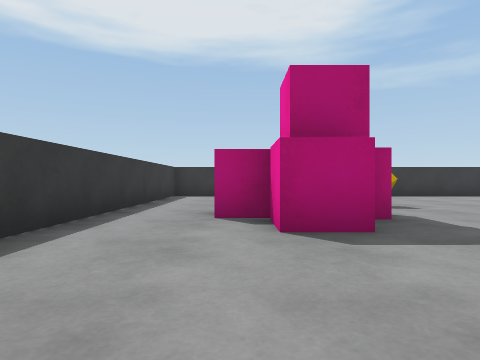
view 1 (above)

18 first-person views from a walk through a Unity game level. The camera is 0.55 m above the floor, looks level and sees 75° across. The floor is counted in squares, 1 m on a side. Each view is taken from the middle of a square. On the plan, view 1 faces up. The plan holds only what a view shows up to about 9 squares ahead; the rest is blank. The player character is not drawn. Surface patterns are stand-ins for the level's own textures.

view 2
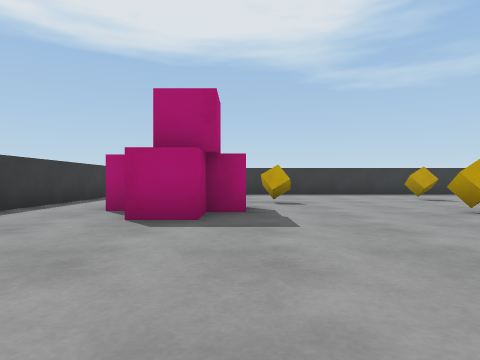

view 3
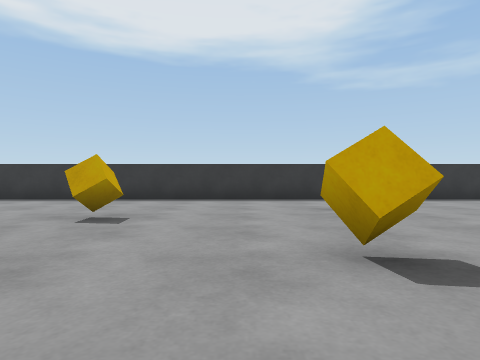

view 4
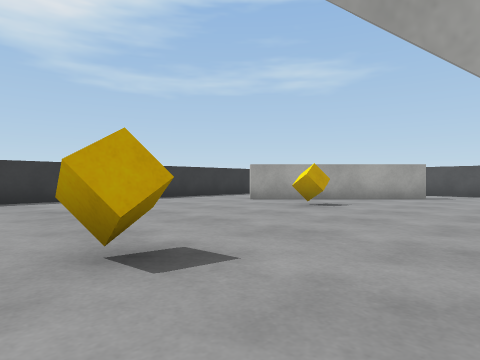

view 5
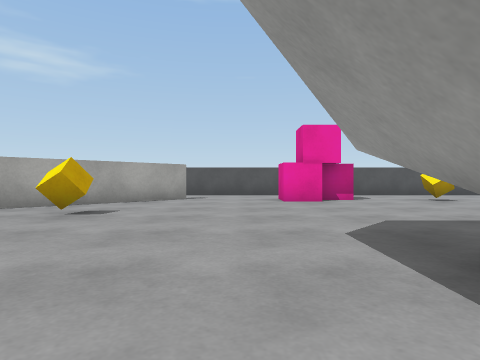

view 6
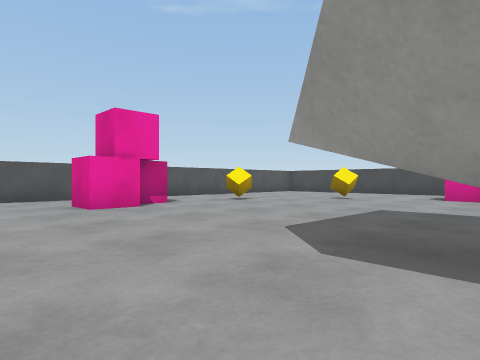

view 7
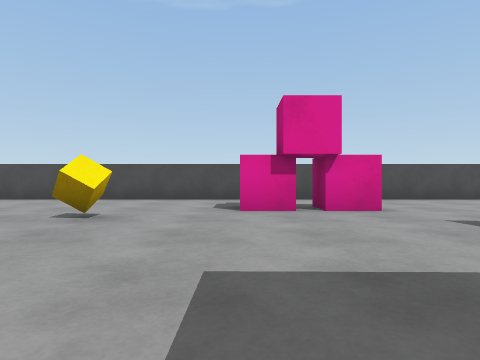

view 8
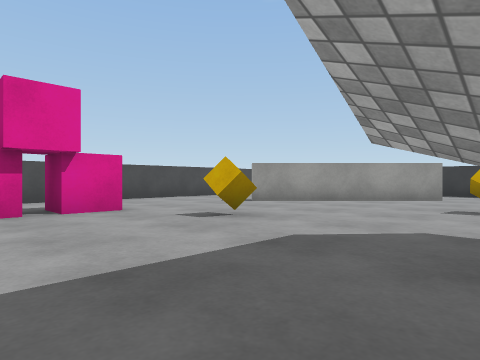

view 9
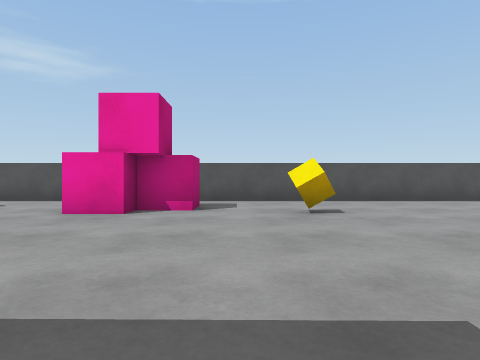

view 10
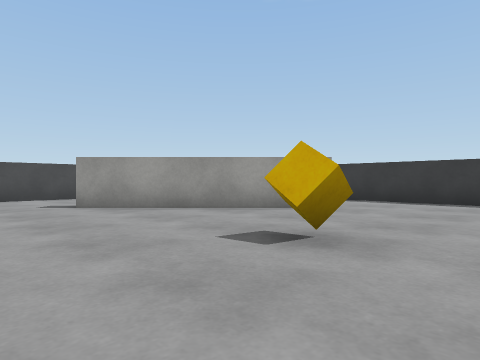

view 11
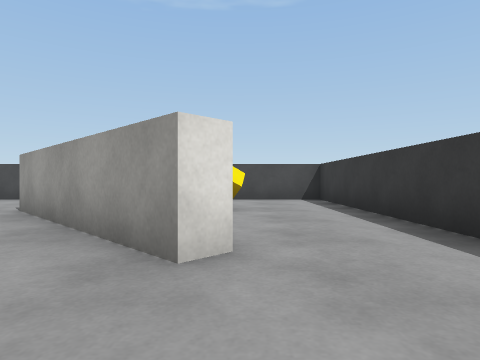

view 12
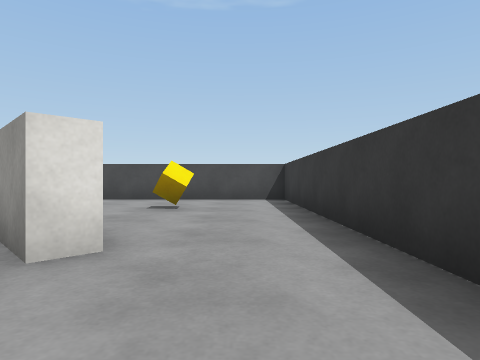

view 13
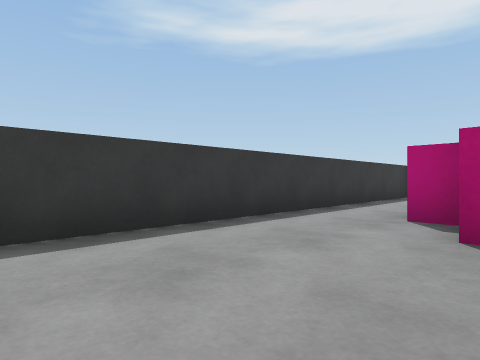

view 14
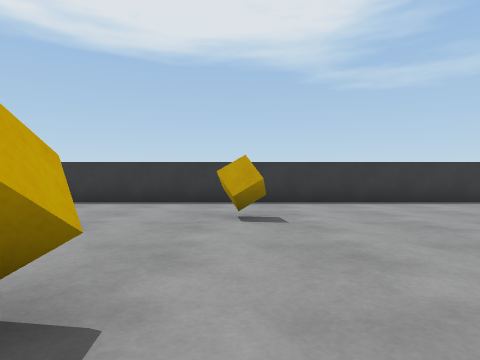

view 15
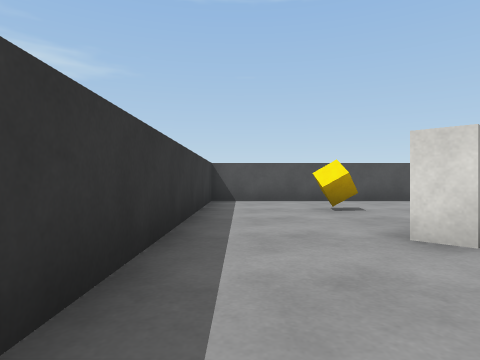

view 16
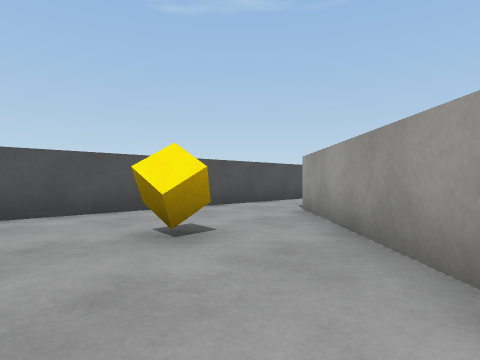

view 17
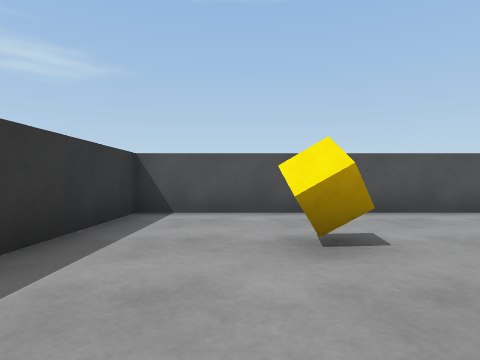

view 18
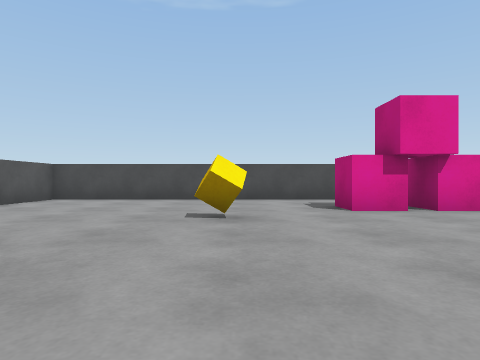

### Floor plan
Points are (right, up) in squares from view 1. A wall is a line through its corners. A room is listed if a view was taken in it or the views show most of it. See-through windows are left out.
Room 1 (views 1, 2, 3, 4, 5, 6, 7, 8, 9, 10, 11, 12, 13, 14, 15, 16, 17, 18)
walls: (0, -2.5) (0.4, -2.1) (3.9, -5.6); (12.2, 8.1) (15.4, 4.9); (15.1, 4.5) (11.5, 8.1) (11.9, 8.5); (-2.2, 9.5) (-2.2, -8.7) (17.2, -8.7) (17.2, 10.7) (-1.8, 10.7)
objects: other object (0, -6); other object (0, 5) to (1, 5); other object (1, 4); other object (2, 5); other object (3, -1); other object (3, 7); other object (6, 4); other object (7, -4); other object (7, 8); other object (8, -6); other object (9, -6) to (10, -6); other object (11, 6); other object (12, -5); other object (14, -2); other object (14, 1) to (15, 2); other object (15, 0) to (15, 1); other object (15, 8)

Where each view was taken, in squares from view 1:
view 1: 0 up, 0 right, facing up
view 2: 1 down, 2 right, facing up
view 3: 2 up, 5 right, facing up
view 4: 2 up, 5 right, facing up-right
view 5: 3 up, 6 right, facing right
view 6: 4 up, 8 right, facing down-right
view 7: 0 up, 10 right, facing down
view 8: 0 up, 10 right, facing down-left
view 9: 1 down, 9 right, facing right
view 10: 1 up, 6 right, facing down-left
view 11: 0 up, 0 right, facing down
view 12: 0 up, 1 left, facing down
view 13: 0 up, 1 right, facing up-left
view 14: 3 up, 7 right, facing up
view 15: 10 up, 9 right, facing right
view 16: 10 up, 12 right, facing down-right
view 17: 9 up, 12 right, facing right
view 18: 0 up, 12 right, facing down
